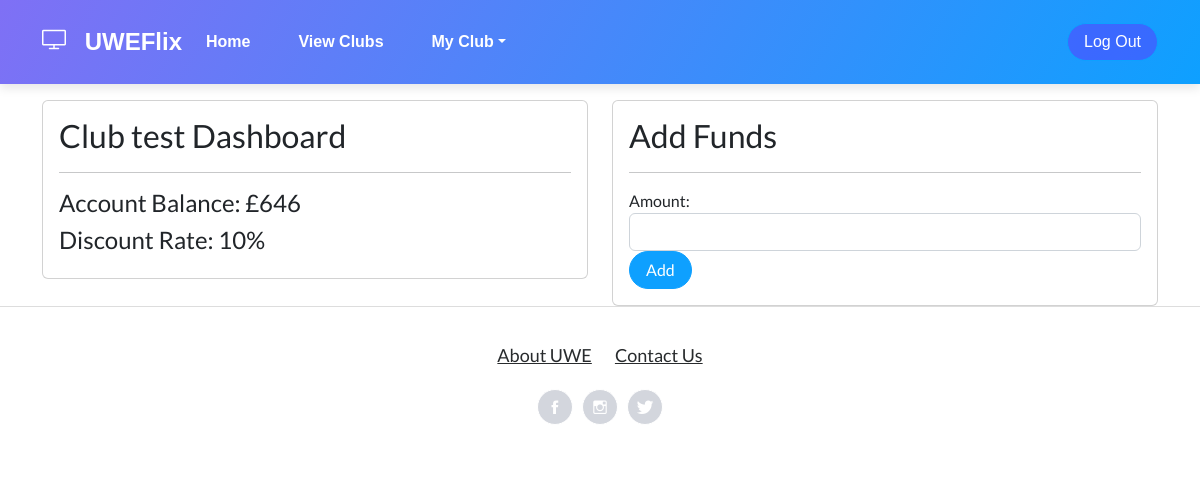
Page /accounts/clubrep/dashboard/ (signed in) on the earlier database version.
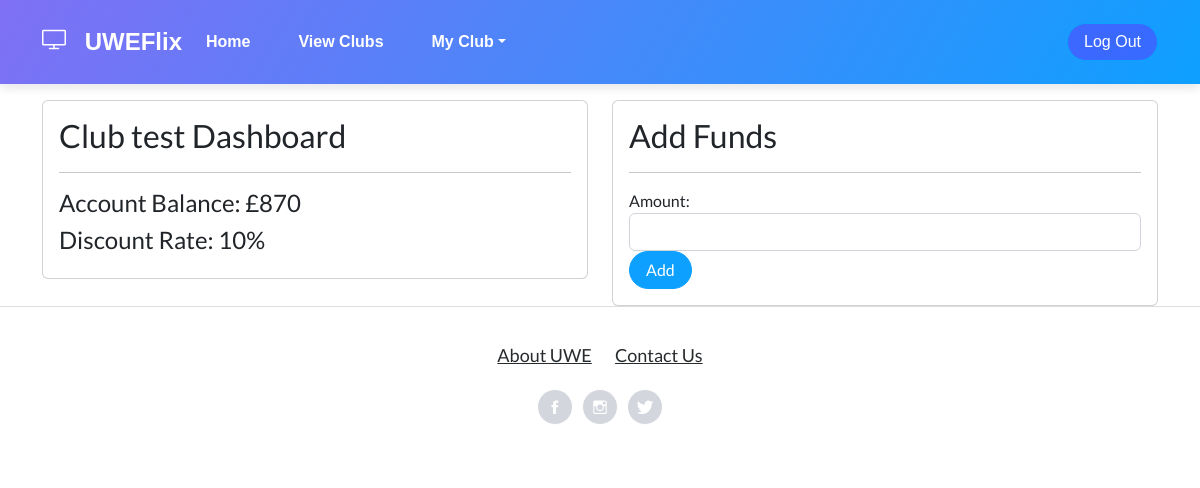
Same page on the later database version.
### Accounts/models.py (models this page shows)
class Account(models.Model):
    id = models.AutoField(primary_key=True, unique=True)
    club = models.ForeignKey(Club, on_delete=models.DO_NOTHING)
    balance = models.IntegerField(default=0)

### Accounts/views.py (the view, shortened to what this page needs)
# urls.py: path('clubrep/dashboard/', views.clubrep_dashboard, name='clubrep_dashboard'),
def clubrep_dashboard(request):
    userpermissions = check_permissions(request)
    clubrep = ClubRep.objects.get(user=request.user)
    account = Account.objects.get(club=clubrep.club)
    context = {
        'clubrep': clubrep,
        'account': account,
        'userpermissions': userpermissions,
        'club_id': clubrep.club.id,
    }
    return render(request, 'UWEFlix/clubrep_dashboard.html', context)

### Accounts/views.py (called while the page is built)
def check_permissions(request):
    if request.user.is_authenticated:
        if request.user.groups.filter(name='Cinema Managers').exists():
            userpermission = 1
        elif request.user.groups.filter(name='Club Representatives').exists():
            userpermission = 2
        elif request.user.groups.filter(name='Account Managers').exists():
            userpermission = 3
        elif request.user.groups.filter(name='Guest').exists():
            userpermission = 4
        else:
            userpermission = 0
    else:
        return redirect('Login')
    return userpermission

### web_project/templates/UWEFlix/clubrep_dashboard.html (shortened to what this page needs)
{% extends 'UWEFlix/layout.html' %}
{% block content %}
<div class="container mt-3">
    <div class="row justify-content-center">
        <div class="col-md-6">
            <div class="card">
                <div class="card-body">
                    <h2 class="card-title">{{ clubrep.club.name }} Dashboard</h2>
                    <hr>
                    <h4>Account Balance: £{{ account.balance }}</h4>
                    <h4>Discount Rate: {{ clubrep.club.discount_rate }}%</h4>
                </div>
            </div>
        </div>
        <div class="col-md-6">
            <div class="card">
                <div class="card-body">
                    <h2 class="card-title">Add Funds</h2>
                    <hr>
                    <form method="post">
                        <div class="form-group">
                            <label for="amount">Amount:</label>
                            <input type="number" class="form-control" id="amount" name="amount" required>
                        </div>
                        <button type="submit" class="btn btn-primary">Add</button>
                    </form>
                </div>
            </div>
        </div>
    </div>
</div>
{% endblock %}

Differences in the rows shown:
changed Account: balance "646" → "870"
